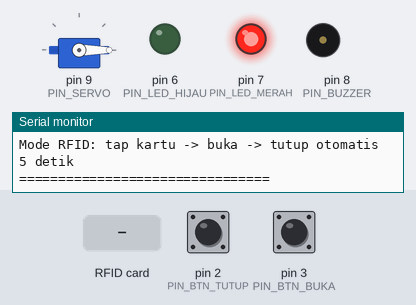
A program run on a simulated Arduino Mega 2560, built with avr-gcc and run on an emulated ATmega2560. Shown: servo, output pins drawn as LEDs (lit = HIGH), buzzer (waves = sounding), the last lines printed to the serial monitor. The test bench sets the inputs (shaded band); at power-on: pin 3 (PIN_BTN_BUKA) HIGH, pin 2 (PIN_BTN_TUTUP) HIGH. Pins used as bus, display or sensor lines are not drawn.

Above: at 1.8 s.
1.9 s: RFID card 01 02 03 04 held to the reader
At 3.2 s:
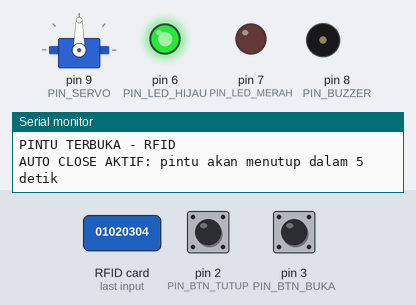
4.9 s: pin 3 (PIN_BTN_BUKA) pulled LOW for 0.15 s
At 5.11 s:
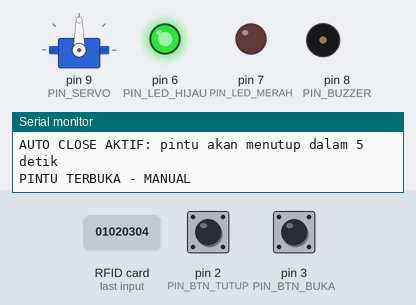
6.5 s: RFID card DE AD BE EF held to the reader
At 6.7 s:
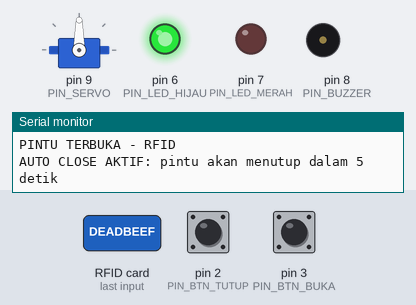
9.5 s: pin 2 (PIN_BTN_TUTUP) pulled LOW for 0.15 s
At 9.65 s:
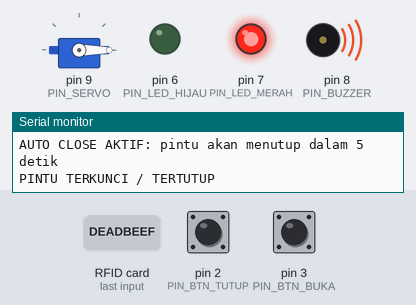
11.1 s: pin 3 (PIN_BTN_BUKA) pulled LOW for 1 s
At 11.8 s:
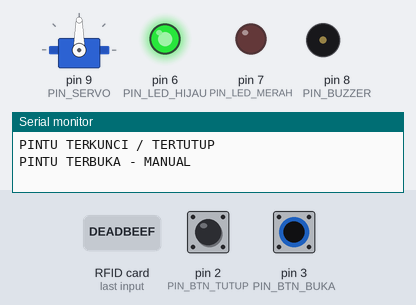
13.6 s: RFID card 5E 7A 19 C4 held to the reader
At 19.6 s:
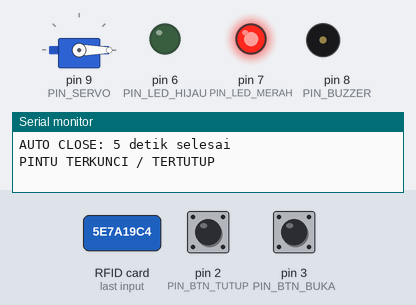
Timing chart, 0 to 20.1 s (numbered marks = the images above; inputs shaded):
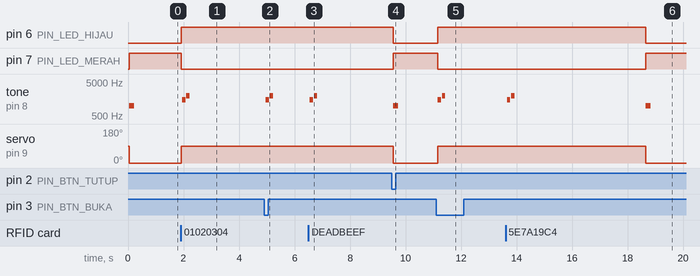

The program:

main.cpp
```cpp
#include <Arduino.h>
#include <SPI.h>
#include <Servo.h>
#include <MFRC522.h>

// ==========================
// PIN ARDUINO MEGA
// ==========================
#define PIN_SERVO       9

#define PIN_LED_MERAH   7
#define PIN_LED_HIJAU   6
#define PIN_BUZZER      8

#define PIN_BTN_BUKA    3
#define PIN_BTN_TUTUP   2

#define PIN_RFID_SS     53
#define PIN_RFID_RST    49

// ==========================
// POSISI SERVO
// ==========================
#define POSISI_TUTUP    0
#define POSISI_BUKA     90

// ==========================
// RFID
// ==========================
MFRC522 rfid(PIN_RFID_SS, PIN_RFID_RST);
Servo servoKunci;

// Untuk simulasi Wokwi, true berarti semua kartu RFID diterima.
// Kalau nanti alat asli, ubah ke false dan masukkan UID kartu yang valid.
const bool ALLOW_ANY_RFID_CARD = true;

// UID contoh. Ganti dengan UID kartu kamu kalau ALLOW_ANY_RFID_CARD = false.
byte authorizedUID[][4] = {
  {0x01, 0x02, 0x03, 0x04},
  {0xDE, 0xAD, 0xBE, 0xEF}
};

const byte TOTAL_AUTH_UID = sizeof(authorizedUID) / sizeof(authorizedUID[0]);

// ==========================
// AUTO CLOSE RFID
// ==========================
bool kondisiTerbuka = false;
bool autoCloseAktif = false;

unsigned long waktuMulaiTerbuka = 0;
const unsigned long waktuAutoClose = 5000; // 5 detik

// ==========================
// DEBOUNCE TOMBOL
// ==========================
bool lastBukaReading = HIGH;
bool lastTutupReading = HIGH;

bool stableBukaState = HIGH;
bool stableTutupState = HIGH;

unsigned long lastBukaDebounce = 0;
unsigned long lastTutupDebounce = 0;

const unsigned long debounceDelay = 40;

// ==========================
// BUZZER
// ==========================
void beepBuka() {
  tone(PIN_BUZZER, 1500, 120);
  delay(150);
  tone(PIN_BUZZER, 2000, 120);
  delay(150);
  noTone(PIN_BUZZER);
}

void beepTutup() {
  tone(PIN_BUZZER, 1000, 180);
  delay(200);
  noTone(PIN_BUZZER);
}

void beepDitolak() {
  tone(PIN_BUZZER, 400, 200);
  delay(250);
  tone(PIN_BUZZER, 350, 200);
  delay(250);
  noTone(PIN_BUZZER);
}

// ==========================
// FUNGSI BUKA DAN TUTUP
// ==========================
void bukaKunciManual() {
  kondisiTerbuka = true;
  autoCloseAktif = false;

  servoKunci.write(POSISI_BUKA);

  digitalWrite(PIN_LED_HIJAU, HIGH);
  digitalWrite(PIN_LED_MERAH, LOW);

  Serial.println("PINTU TERBUKA - MANUAL");

  beepBuka();
}

void bukaKunciRFID() {
  kondisiTerbuka = true;
  autoCloseAktif = true;
  waktuMulaiTerbuka = millis();

  servoKunci.write(POSISI_BUKA);

  digitalWrite(PIN_LED_HIJAU, HIGH);
  digitalWrite(PIN_LED_MERAH, LOW);

  Serial.println("PINTU TERBUKA - RFID");
  Serial.println("AUTO CLOSE AKTIF: pintu akan menutup dalam 5 detik");

  beepBuka();
}

void tutupKunci() {
  kondisiTerbuka = false;
  autoCloseAktif = false;

  servoKunci.write(POSISI_TUTUP);

  digitalWrite(PIN_LED_HIJAU, LOW);
  digitalWrite(PIN_LED_MERAH, HIGH);

  Serial.println("PINTU TERKUNCI / TERTUTUP");

  beepTutup();
}

// ==========================
// CEK TOMBOL
// ==========================
bool tombolDitekan(
  uint8_t pin,
  bool &lastReading,
  bool &stableState,
  unsigned long &lastDebounce
) {
  bool reading = digitalRead(pin);

  if (reading != lastReading) {
    lastDebounce = millis();
    lastReading = reading;
  }

  if ((millis() - lastDebounce) > debounceDelay) {
    if (reading != stableState) {
      stableState = reading;

      if (stableState == LOW) {
        return true;
      }
    }
  }

  return false;
}

void handleTombol() {
  if (tombolDitekan(PIN_BTN_BUKA, lastBukaReading, stableBukaState, lastBukaDebounce)) {
    bukaKunciManual();
  }

  if (tombolDitekan(PIN_BTN_TUTUP, lastTutupReading, stableTutupState, lastTutupDebounce)) {
    tutupKunci();
  }
}

// ==========================
// RFID
// ==========================
void printRFIDUID() {
  Serial.print("RFID UID: ");

  for (byte i = 0; i < rfid.uid.size; i++) {
    if (rfid.uid.uidByte[i] < 0x10) {
      Serial.print("0");
    }

    Serial.print(rfid.uid.uidByte[i], HEX);

    if (i < rfid.uid.size - 1) {
      Serial.print(" ");
    }
  }

  Serial.println();
}

bool kartuValid() {
  if (ALLOW_ANY_RFID_CARD) {
    return true;
  }

  if (rfid.uid.size != 4) {
    return false;
  }

  for (byte card = 0; card < TOTAL_AUTH_UID; card++) {
    bool cocok = true;

    for (byte i = 0; i < 4; i++) {
      if (rfid.uid.uidByte[i] != authorizedUID[card][i]) {
        cocok = false;
        break;
      }
    }

    if (cocok) {
      return true;
    }
  }

  return false;
}

void handleRFID() {
  if (!rfid.PICC_IsNewCardPresent()) {
    return;
  }

  if (!rfid.PICC_ReadCardSerial()) {
    return;
  }

  printRFIDUID();

  if (kartuValid()) {
    bukaKunciRFID();
  } else {
    Serial.println("KARTU RFID DITOLAK");
    beepDitolak();
  }

  rfid.PICC_HaltA();
  rfid.PCD_StopCrypto1();
}

// ==========================
// AUTO CLOSE SETELAH RFID
// ==========================
void handleAutoClose() {
  if (autoCloseAktif && kondisiTerbuka) {
    if (millis() - waktuMulaiTerbuka >= waktuAutoClose) {
      Serial.println("AUTO CLOSE: 5 detik selesai");
      tutupKunci();
    }
  }
}

// ==========================
// SETUP
// ==========================
void setup() {
  Serial.begin(9600);

  pinMode(PIN_LED_MERAH, OUTPUT);
  pinMode(PIN_LED_HIJAU, OUTPUT);
  pinMode(PIN_BUZZER, OUTPUT);

  pinMode(PIN_BTN_BUKA, INPUT_PULLUP);
  pinMode(PIN_BTN_TUTUP, INPUT_PULLUP);

  servoKunci.attach(PIN_SERVO);

  SPI.begin();
  rfid.PCD_Init();

  tutupKunci();

  Serial.println("================================");
  Serial.println("SMART DOOR LOCK READY");
  Serial.println("================================");
  Serial.println("Button buka  : pin 3");
  Serial.println("Button tutup : pin 2");
  Serial.println("Servo        : pin 9");
  Serial.println("LED merah    : pin 7");
  Serial.println("LED hijau    : pin 6");
  Serial.println("Buzzer       : pin 8");
  Serial.println("RFID SS/SDA  : pin 53");
  Serial.println("RFID RST     : pin 49");
  Serial.println("RFID SCK     : pin 52");
  Serial.println("RFID MOSI    : pin 51");
  Serial.println("RFID MISO    : pin 50");
  Serial.println("================================");
  Serial.println("Mode RFID: tap kartu -> buka -> tutup otomatis 5 detik");
  Serial.println("================================");
}

// ==========================
// LOOP
// ==========================
void loop() {
  handleTombol();
  handleRFID();
  handleAutoClose();
}
```

Measured:
- after the input at 1.9 s, pin 6 (PIN_LED_HIJAU): LOW → HIGH at once; pin 7 (PIN_LED_MERAH): HIGH → LOW at once; tone on pin 8 (PIN_BUZZER): silent → 1500 Hz after 0.05 s, → silent 0.12 s later, → 2000 Hz 0.03 s later, → silent 0.12 s later; servo on pin 9 (PIN_SERVO): 0° → 90° at once
- after the input at 4.9 s, tone on pin 8 (PIN_BUZZER): silent → 1500 Hz after 0.06 s, → silent 0.12 s later, → 2000 Hz 0.03 s later, → silent 0.12 s later
- after the input at 6.5 s, tone on pin 8 (PIN_BUZZER): silent → 1500 Hz after 0.05 s, → silent 0.12 s later, → 2000 Hz 0.03 s later, → silent 0.12 s later
- after the input at 9.5 s, pin 6 (PIN_LED_HIJAU): HIGH → LOW after 0.06 s; pin 7 (PIN_LED_MERAH): LOW → HIGH after 0.06 s; tone on pin 8 (PIN_BUZZER): silent → 1000 Hz after 0.06 s, → silent 0.18 s later; servo on pin 9 (PIN_SERVO): 90° → 0° after 0.06 s
- after the input at 11.1 s, pin 6 (PIN_LED_HIJAU): LOW → HIGH after 0.07 s; pin 7 (PIN_LED_MERAH): HIGH → LOW after 0.07 s; tone on pin 8 (PIN_BUZZER): silent → 1500 Hz after 0.07 s, → silent 0.12 s later, → 2000 Hz 0.03 s later, → silent 0.12 s later; servo on pin 9 (PIN_SERVO): 0° → 90° after 0.07 s
- after the input at 13.6 s, pin 6 (PIN_LED_HIJAU): HIGH → LOW after 5.0 s; pin 7 (PIN_LED_MERAH): LOW → HIGH after 5.0 s; tone on pin 8 (PIN_BUZZER): plays 1500 Hz for 0.12 s, 2000 Hz for 0.12 s, 1000 Hz for 0.18 s, starting after 0.06 s; servo on pin 9 (PIN_SERVO): 90° → 0° after 5.0 s
